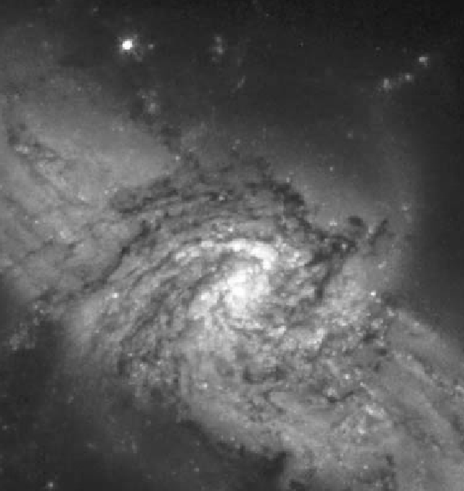
#> input picture Imagens/Gonzales/CH02/Fig0226(galaxy_pair_original).tif, 464 x 491 px, shrunk from 566 x 598 before the run, found by its file name
$ jupyter execute --allow-errors 02-DigitalImageFundamentals.ipynb   (shell and % lines are left out)
#> lines starting #> are read from the running program, lines starting #| are printed output that depends on the picture
[cell 1]

import cv2 as cv
from matplotlib import pyplot as plt
import numpy as np

resourcePath = './res/DIP3E_Original_Images_CH02/'

def add_gaussian_noise(image_in, noise_sigma):
    temp_image = np.float64(np.copy(image_in))

    h = temp_image.shape[0]
    w = temp_image.shape[1]
    noise = np.random.randn(h, w) * noise_sigma

    noisy_image = np.zeros(temp_image.shape, np.float64)
    if len(temp_image.shape) == 2:
        noisy_image = temp_image + noise
    else:
        noisy_image[:,:,0] = temp_image[:,:,0] + noise
        noisy_image[:,:,1] = temp_image[:,:,1] + noise
        noisy_image[:,:,2] = temp_image[:,:,2] + noise

    """
    print('min,max = ', np.min(noisy_image), np.max(noisy_image))
    print('type = ', type(noisy_image[0][0][0]))
    """

    return noisy_image

## Arithmetic Operations

### Add

[cell 2]
im = cv.imread(resourcePath + 'Fig0226(galaxy_pair_original).tif', cv.IMREAD_GRAYSCALE)
#> im is the input picture: shape (491, 464); min 18, max 255, mean 89.9

print(im.shape)
#| (491, 464)
im1 = add_gaussian_noise(im, 5)
im2 = add_gaussian_noise(im, 10)
im3 = add_gaussian_noise(im, 20)
im4 = add_gaussian_noise(im, 50)
im5 = add_gaussian_noise(im, 100)
#imres = cv.add(cv.add(cv.add(cv.add(im1, im2), im3), im4), im5)
imres = (im1 + im2 + im3 + im4 + im5) / 5

plt.subplot(171),plt.imshow(im, 'gray'),plt.title('Original')
plt.subplot(172),plt.imshow(im1, 'gray'),plt.title('G5')
plt.subplot(173),plt.imshow(im2, 'gray'),plt.title('G10')
plt.subplot(174),plt.imshow(im3, 'gray'),plt.title('G20')
plt.subplot(175),plt.imshow(im4, 'gray'),plt.title('G50')
plt.subplot(176),plt.imshow(im5, 'gray'),plt.title('G100')
plt.subplot(177),plt.imshow(imres, 'gray'),plt.title('Sums')
plt.show()

### Difference

[cell 3]
im1 = cv.imread(resourcePath + 'Fig0228(a)(angiography_mask_image).tif', cv.IMREAD_GRAYSCALE)
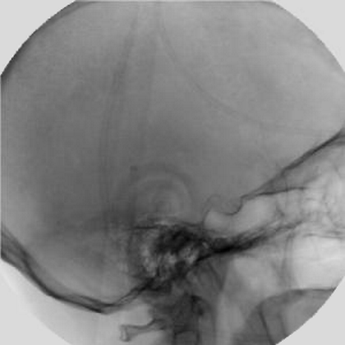
#> input picture Imagens/Gonzales/CH02/Fig0228(a)(angiography_mask_image).tif, 345 x 345 px, shrunk from 420 x 420 before the run, found by its file name
#> im1 is the input picture: shape (345, 345); min 0, max 233, mean 130.7
im2 = cv.imread(resourcePath + 'Fig0228(b)(angiography_live_ image).tif', cv.IMREAD_GRAYSCALE)
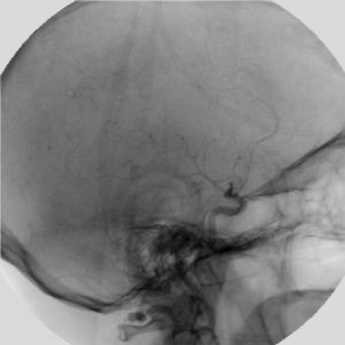
#> input picture Imagens/Gonzales/CH02/Fig0228(b)(angiography_live_ image).tif, 345 x 345 px, shrunk from 420 x 420 before the run, found by its file name
#> im2 is the input picture: shape (345, 345); min 0, max 230, mean 129.3

imdiff = cv.absdiff(im2, im1)
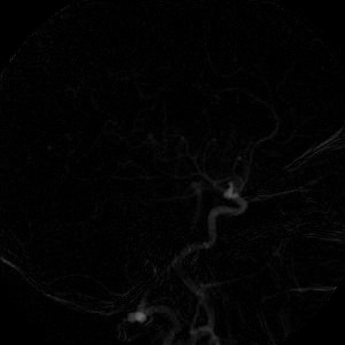
#> imdiff: shape (345, 345); min 0, max 105, mean 3.3
imdiff = cv.bitwise_not(imdiff)
norm_image = cv.normalize(imdiff, None, 0, 255, cv.NORM_MINMAX)
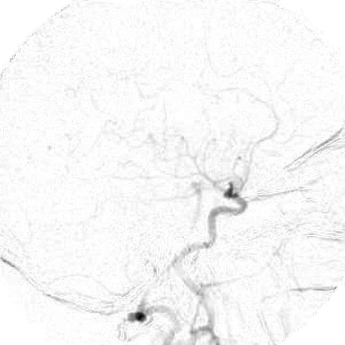
#> norm_image: shape (345, 345); min 0, max 255, mean 247

# [4 lines of commented-out code are left out]

plt.subplot(141),plt.imshow(im1, 'gray'),plt.title('Mask')
plt.subplot(142),plt.imshow(im2, 'gray'),plt.title('Live')
plt.subplot(143),plt.imshow(imdiff, 'gray'),plt.title('Diff')
plt.subplot(144),plt.imshow(norm_image, 'gray'),plt.title('Enhanced')
plt.show()

[cell 4]
im1 = cv.imread(resourcePath + 'Fig0227(a)(washington_infrared).tif', cv.IMREAD_GRAYSCALE)
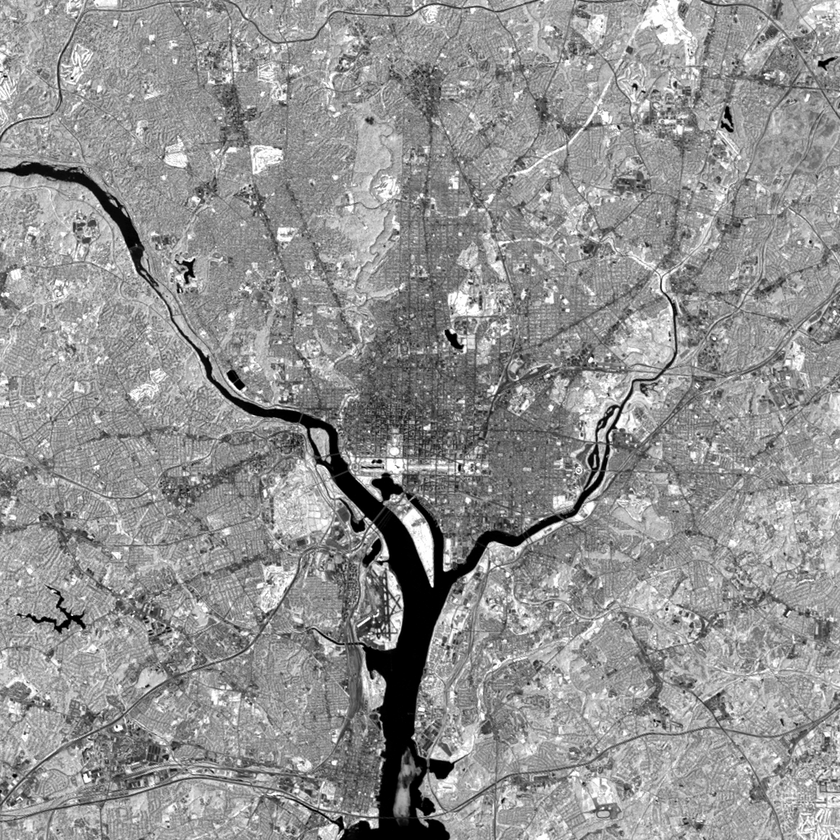
#> input picture Imagens/Gonzales/CH02/Fig0227(a)(washington_infrared).tif, 840 x 840 px, shrunk from 1024 x 1024 before the run, found by its file name
#> im1 is the input picture: shape (840, 840); min 0, max 255, mean 146.2
im2 = cv.imread(resourcePath + 'Fig0227(b)(washington_infrared).tif', cv.IMREAD_GRAYSCALE)

# [5 lines of commented-out code are left out]

#> (the rest of this cell did not finish here and is left out)

### Multiply

####  Shading Correction

[cell 5]
im1 = cv.imread(resourcePath + 'Fig0229(a)(tungsten_filament_shaded).tif', cv.IMREAD_GRAYSCALE)
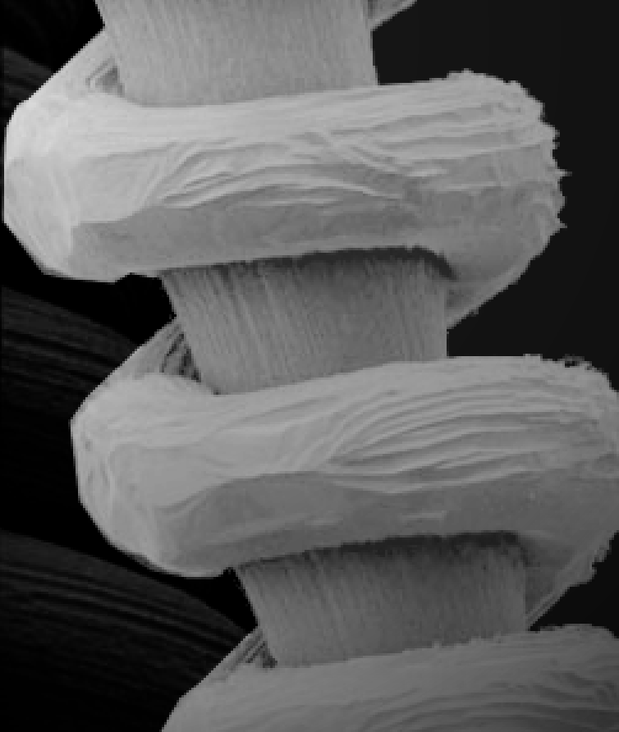
#> input picture Imagens/Gonzales/CH02/Fig0229(a)(tungsten_filament_shaded).tif, 619 x 732 px, shrunk from 754 x 892 before the run, found by its file name
#> im1 is the input picture: shape (732, 619); min 0, max 233, mean 93.5
alpha = cv.imread(resourcePath + 'Fig0229(b)(tungsten_sensor_shading).tif', cv.IMREAD_GRAYSCALE)
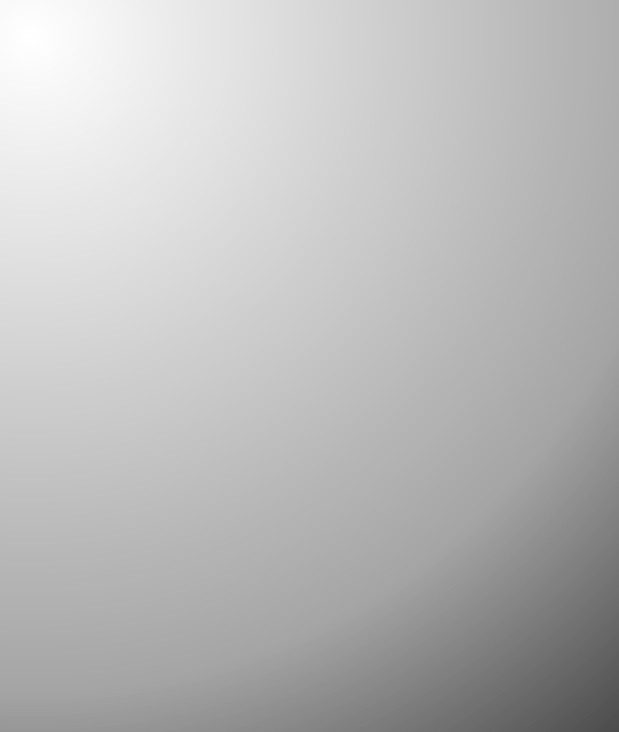
#> input picture Imagens/Gonzales/CH02/Fig0229(b)(tungsten_sensor_shading).tif, 619 x 732 px, shrunk from 754 x 892 before the run, found by its file name
#> alpha is the input picture: shape (732, 619); min 76, max 255, mean 186.2

im11 = im1.astype(float)
alpha = alpha.astype(float)/255
alpha_flipped = cv.flip( alpha, -1 )
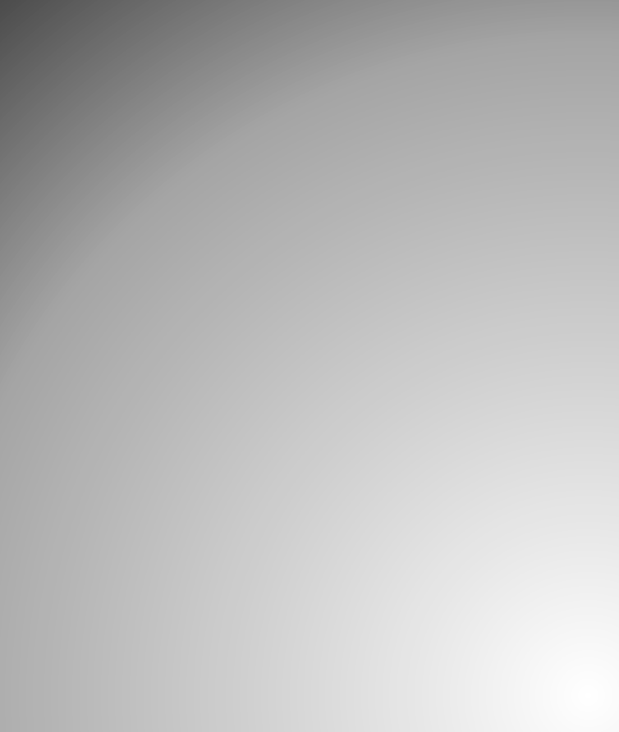
#> alpha_flipped: shape (732, 619) float64; min 0.298, max 1, mean 0.73

immult1 = cv.multiply(alpha, im11)
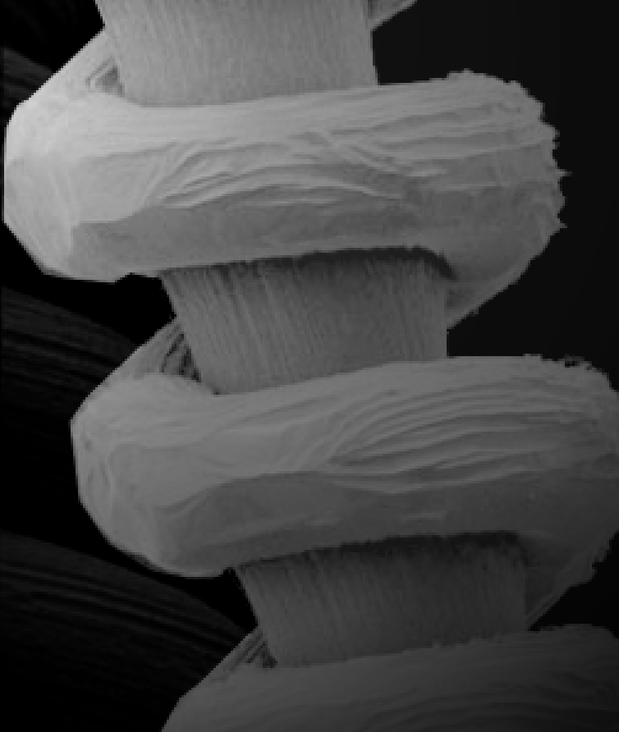
#> immult1: shape (732, 619) float64; min 0, max 224.8, mean 70.5
immult2 = cv.multiply(alpha_flipped, immult1)
immult2 = cv.normalize(immult2, None, 0, 255, cv.NORM_MINMAX)
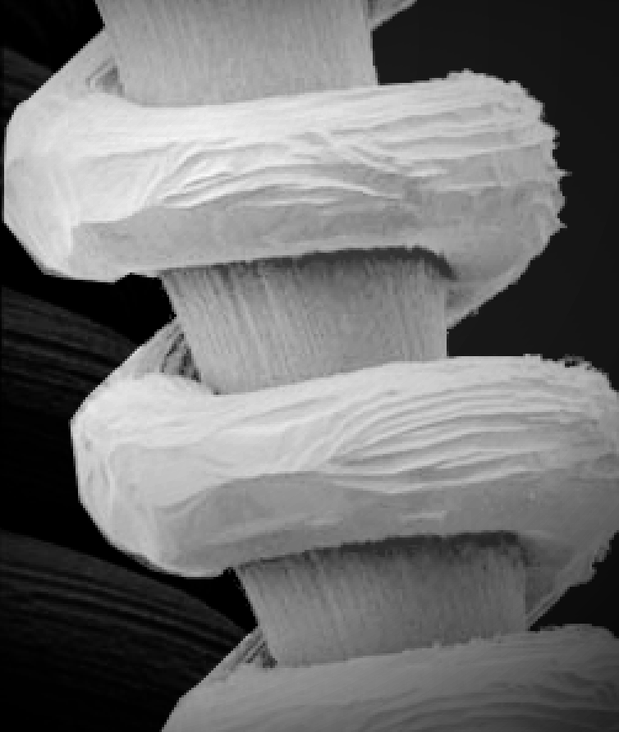
#> immult2: shape (732, 619) float64; min 0, max 255, mean 114.6

plt.subplot(131),plt.imshow(im1, 'gray'),plt.title('Original')
plt.subplot(132),plt.imshow(alpha, 'gray'),plt.title('Mask')
plt.subplot(133),plt.imshow(immult2, 'gray'),plt.title('Product')
plt.show()
